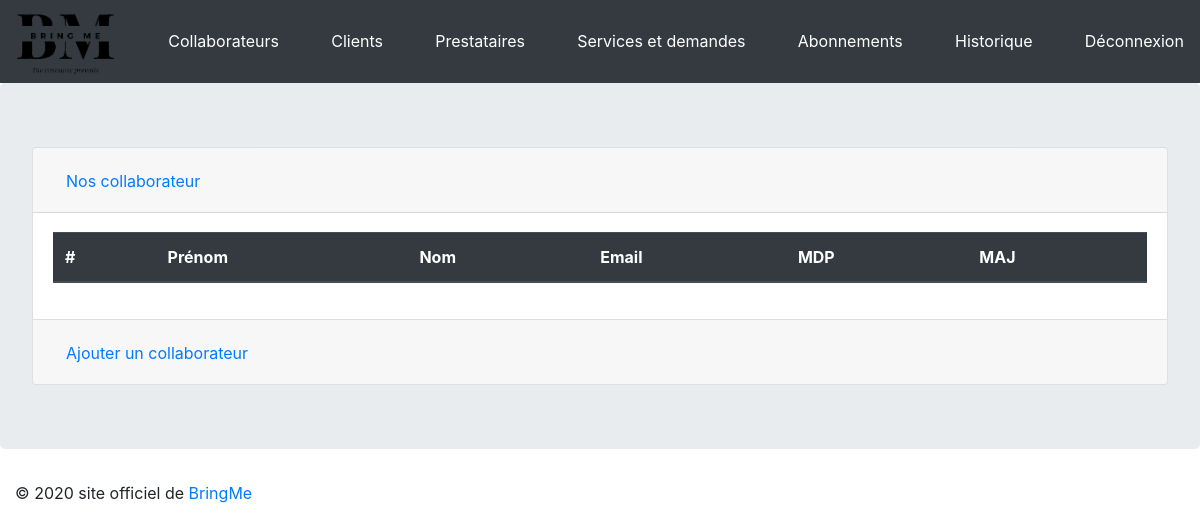
The page /back/employee.php (signed in) on the database as committed earlier.
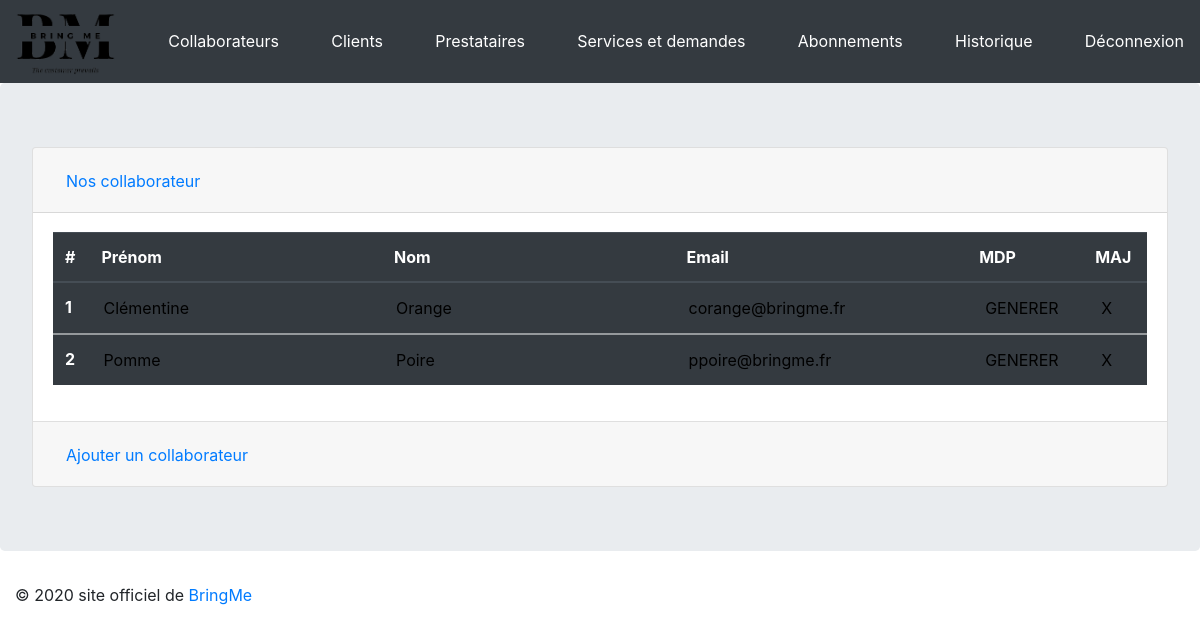
The same page on the database as committed later.
### tables this page shows
CREATE TABLE IF NOT EXISTS `EMPLOYEE` (
  `idEmployee` INT NOT NULL AUTO_INCREMENT,
  `employeeFirstName` VARCHAR(45) NOT NULL,
  `employeeLastName` VARCHAR(45) NOT NULL,
  `employeeEmail` VARCHAR(45) NOT NULL,
  `employeePassword` VARCHAR(500) NOT NULL,
  PRIMARY KEY (`idEmployee`));

### back/employee.php (the view, shortened to what this page needs)
<?php include('../include/config.php');
$query = $pdo->prepare('SELECT * FROM EMPLOYEE');
$query->execute();
$resultats = $query->fetchAll();
?>
<!DOCTYPE html>
<html>
<head>
  <link rel="stylesheet" href="../css/bootstrap.min.css">
  <link rel="stylesheet" href="../css/inscription.css">
</head>
<body>
 <?php include('../include/config.php');
 include('../css/linkCss.php');
 include('include/headerBack.php');
 ?>
<div class="jumbotron table-responsive-xl">
  <div class="accordion" id="accordionExample">
    <div class="card">
      <div class="card-header" id="headingOne">
        <h2 class="mb-0">
          <button class="btn btn-link" type="button" data-toggle="collapse" data-target="#collapseOne" aria-expanded="true" aria-controls="collapseOne">
            Nos collaborateur
          </button>
        </h2>
      </div>
      <div id="collapseOne" class="collapse show" aria-labelledby="headingOne" data-parent="#accordionExample">
        <div class="card-body">
          <table class="table table-hover table-dark">
              <thead>
                <tr>
                  <th scope="col">#</th>
                  <th scope="col">Prénom</th>
                  <th scope="col">Nom</th>
                  <th scope="col">Email</th>
                  <th scope="col">MDP</th>
                   <th scope="col">MAJ</th>
                </tr>
              </thead>
              <?php
                  foreach ($resultats as $employee) { ?>
                    <tbody>
                      <tr>
                        <form action="PHP/employeeMAJ.php" method="POST">
                          <th scope="row"><?php echo $employee['idEmployee']; ?></th>
                              <td>
                                <input type="text" name="firstName" value="<?php echo $employee['employeeFirstName']; ?>">
                              </td>
                              <td>
                                <input type="text"  name="lastName" value="<?php echo $employee['employeeLastName']; ?>">
                              </td>
                              <td>
                                <input type="text"  name="mail" value="<?php echo $employee['employeeEmail']; ?>">
                              </td>
                              <td>
                                <input type="submit" name="pwd" class="option" value="GENERER">
                             </td>
                              <td>
                                <input type="submit" name="delete" class="option"value="X">
                              </td>
                        </form>
                      </tr>
                    </tbody>
                <?php } ?>
          </table>
        </div>
      </div>
    </div>
    <div class="card">
      <div class="card-header" id="headingTwo">
        <h2 class="mb-0">
          <button class="btn btn-link collapsed" type="button" data-toggle="collapse" data-target="#collapseTwo" aria-expanded="false" aria-controls="collapseTwo">
            Ajouter un collaborateur
          </button>
        </h2>
      </div>
    </div>
  </div>
</div>
  <?php include('../include/footer.php'); ?>
</body>
</html>

### css/linkCss.php (shortened to what this page needs)
<link rel="stylesheet" href="https://stackpath.bootstrapcdn.com/bootstrap/4.4.1/css/bootstrap.min.css"
>
<link rel="stylesheet" href="css/header.css">

### back/include/headerBack.php
<link rel="stylesheet" href="../css/header.css">
<link rel="stylesheet" href="../css/back.css">
<header>
  <nav class="navbar navbar-dark bg-dark">
    <a href="indexBack.php"> <img src="../images/logo.png"></a>
  	 <a href="employee.php">Collaborateurs </a>
     <a href="clients.php">Clients</a>
     <a href="prestataires.php">Prestataires</a>
     <a href="services.php">Services et demandes</a>
     <a href="abonnement.php">Abonnements </a>
     <a href="historique.php">Historique </a>
    <a href="../PHP/deconnexion.php"> Déconnexion </span></a>
  </nav>
</header>

### include/footer.php
<footer class="container-fluid contact">
	<p> © <?php echo date('Y'); ?> site officiel de <a class="lien" href="index.php"> BringMe </a></p>
</footer>

### css/header.css (style rules this page uses)
img { max-height: 100px; max-width: 100px; }
header a { text-decoration: none; color: white; }

### css/back.css (style rules this page uses)
input { background-color:transparent; border: 0px solid; }

Rows that differ between the two databases and show on the page:
added employee: idEmployee "1", firstName "Clémentine", lastName "Orange", mail "corange@bringme.fr"
added employee: idEmployee "2", firstName "Pomme", lastName "Poire", mail "ppoire@bringme.fr"
